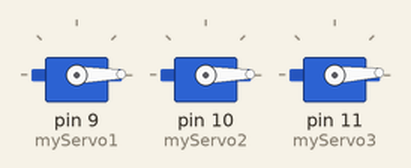
Bench run of a sketch on a simulated Arduino Uno, built with avr-gcc and run on an emulated ATmega328P. Shown: 3 × servo.

Above: at 0.05 s.
At 0.7 s:
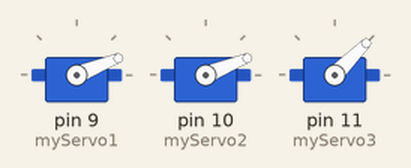
At 1.35 s:
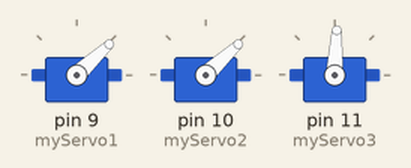
At 2.65 s:
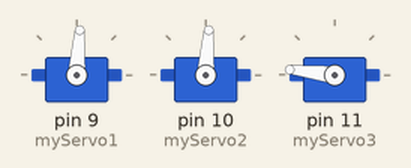
At 3.95 s:
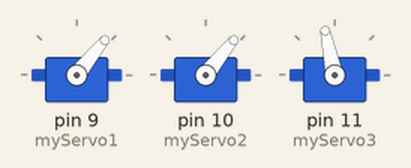
At 5.25 s:
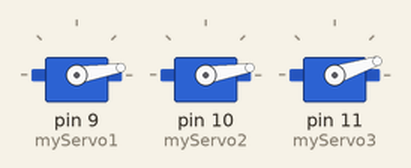
Timing chart, 0 to 7.2 s (numbered marks = the images above):
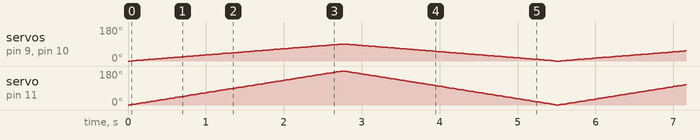

The sketch:

planets.ino
```cpp
#include<Servo.h>
Servo myServo1;
Servo myServo2;
Servo myServo3;

int pos = 0;

void setup() {
  Serial.begin(9600);
  myServo1.attach(9);
  myServo2.attach(10);
  myServo3.attach(11);
}

void loop()
{
  for (pos = 0; pos <= 180; pos += 1)
  {
    myServo1.write(pos / 2);
    myServo2.write(pos / 2);
    myServo3.write(pos);
    delay(15);
  }
  for (pos = 180; pos >= 0; pos -= 1)
  {
    myServo1.write(pos / 2);
    myServo2.write(pos / 2);
    myServo3.write(pos);
    delay(15);
  }
}
```
